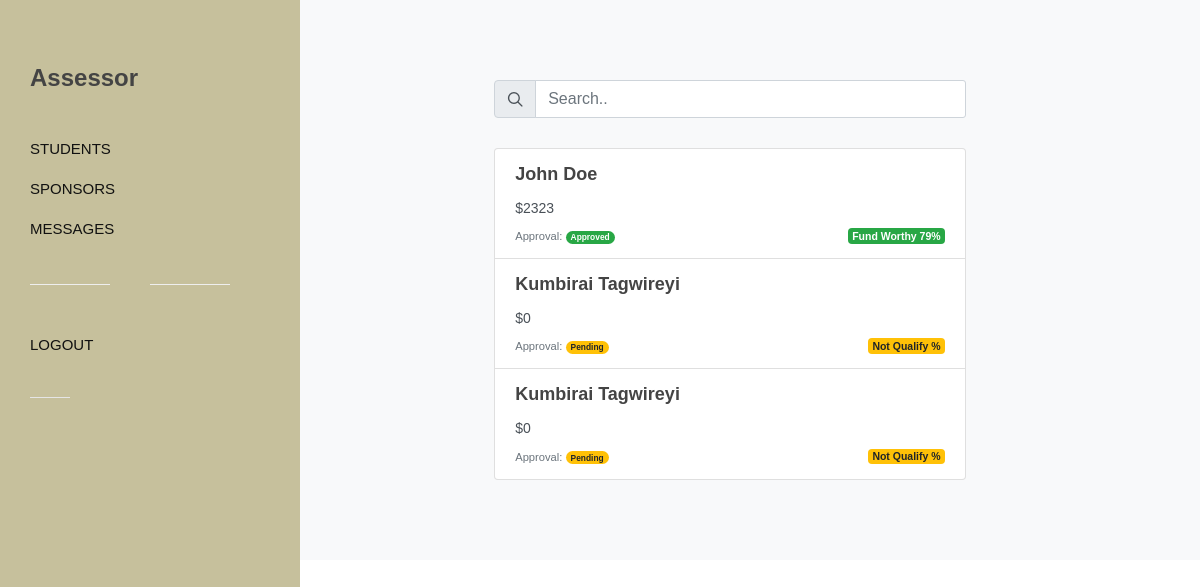
The page /assessor (signed in) on the database its author committed.
### donate/models.py (models this page shows)
class Student(models.Model):
    first_name = models.CharField(max_length=100)
    last_name = models.CharField(max_length=100)
    user = models.OneToOneField(User, related_name="student", on_delete=models.CASCADE)
    image = models.ImageField(null=True, blank=True, editable=True, upload_to="images/")
    dob = models.DateField(blank=True, null=True)
    phone = models.CharField(blank=True, max_length=15)
    email = models.EmailField(max_length=100, blank=True, null=True)
    address = models.CharField(max_length=200, blank=True, null=True)
    city = models.CharField(max_length=100, blank=True, null=True)
    country = models.CharField(max_length=100, blank=True)
    gender = models.IntegerField(blank=True, null=True)
    feesav = models.IntegerField(blank=True, null=True)
    dhav = models.IntegerField(blank=True, null=True)
    health = models.IntegerField( blank=True, null=True)
    residence = models.IntegerField(blank=True, null=True)
    age = models.IntegerField(blank=True, null=True)
    fees = models.IntegerField(default=0)
    crowdfund = models.IntegerField(default=0)
    progress = models.IntegerField(default=0)
    fees_due = models.DateField(blank=True, null=True)
    school = models.CharField(blank=True, null=True, max_length=200)
    program = models.CharField(blank=True, null=True, max_length=100)
    about = models.CharField(blank=True, null=True, max_length=500)
    forest = models.CharField(default='Not Worthy', max_length=50)
    approval = models.CharField(max_length=50, default="Pending")
    confidence = models.FloatField(blank=True, null=True)
    created = models.DateTimeField(auto_now_add = True )
    updated = models.DateTimeField(auto_now = True)

### donate/views.py (the view)
# urls.py: path('assessor', views.assessor, name='assessor'),
@permission_required('donate.assessor', login_url='donate:assessor-login')
def assessor(request):
    students = Student.objects.all()
    return render(request, 'donate/students.html', {'students':students})

### donate/templates/donate/students.html (shortened to what this page needs)
{% extends 'donate/side.html' %}
{% block logo %}<h3>Assessor</h3>{% endblock %}
{% block nav %}
<li><a href="{% url 'donate:students' %}"><div>Students</div></a></li>
<li><a href="{% url 'donate:sponsors' %}"><div>Sponsors</div></a></li>
<li><a href="{% url 'donate:message' %}"><div>Messages</div></a></li>
<div class="divider divider-center"><a  data-scrollto="#header"><i class="icon-settings"></i></a></div>
<li><a href="{% url 'donate:assessor-logout' %}"><div>Logout</div></a></li>
{% endblock %}
{% block body %}
		<section id="content">
			<div class="content-wrap bg-light">
				<div class="container">
					<div class="row justify-content-center">
						<div class="col-lg-7 col-md-10">
						<div id="top-search-input topmargin">
							<form action="{% url 'donate:search-student' %}" method="get">
								<div class="input-group">
									<div class="input-group-prepend">
										<div class="input-group-text"><i class="icon-line-search"></i></div>
									</div>
									<input type="text" name="q" class="form-control" value="" placeholder="Search..">
								</div>
							</form>
						</div>
<div class="right-margin list-group">
    {% for student in students %}
    <a href="{% url 'donate:student-detail' student.id %}" class="list-group-item list-group-item-action flex-column  ">
        <div class="d-flex w-100 justify-content-between">
            <h4 class="mb-2">{{student.first_name}} {{student.last_name}}</h4>
        </div>
        <p class="mb-1">${{student.fees}}</p>
        <small class="text-muted">Approval:
            {% if student.approval == "Approved"%}
            <span class="badge badge-pill badge-success">Approved</span>
            {% elif student.approval == "Pending" %}
            <span class="badge badge-pill badge-warning">Pending</span>
            {% else %}
            <span class="badge badge-pill badge-danger">Rejected</span>
            {% endif %}</small>
            {% if student.forest == "Fund Worthy" %}
            <span class="badge badge-secondary float-right badge-success" style="margin-top: 3px;">Fund Worthy {{student.confidence|floatformat:0}}%</span>
            {% else %}
            <span class="badge badge-secondary float-right badge-warning" style="margin-top: 3px;">Not Qualify {{student.confidence|floatformat:0}}%</span>
            {% endif %}
    </a>
    {% endfor %}
</div>
</div>
</div>
</div>
</div>
</section
{% endblock %}

### donate/static/donate/theme/nonprofit.css (style rules this page uses)
:root { --themecolor: #C6C09C; --themecolorrgb: 198,192,156; --header-height: 70px; --sticky-header-height: 70px; }
@media (min-width: 992px) { #primary-menu ul > li > a { padding-top: 24px; padding-bottom: 24px; padding-top: calc(( var(--header-height) - 22px ) / 2); padding-bottom: calc(( var(--header-height) - 22px ) / 2); font-weight: 500 !important; text-transform: none; letter-spacing: 0; font-size: 15px; transition: color .3s ease; color: #111 !important; } }
@media (min-width: 992px) { #primary-menu ul li > a > div:after { opacity: 0; content: ''; position: absolute; background-image: url('images/border.svg'); background-repeat: no-repeat; background-position: center center; top: 50%; left: 50%; margin-top: 14px; width: 60%; height: 10px; background-size: 100% 10px; transform: translate( -50%, -50% ); -webkit-transition: opacity .2s linear; -o-transition: opacity .2s linear; transition: opacity .2s linear; } }

### rows shown on the page
Student: first_name "John", last_name "Doe", fees "2323", approval "Approved", confidence "79"
Student: first_name "Kumbirai", last_name "Tagwireyi", fees "0", approval "Pending"
Student: first_name "Kumbirai", last_name "Tagwireyi", fees "0", approval "Pending"
